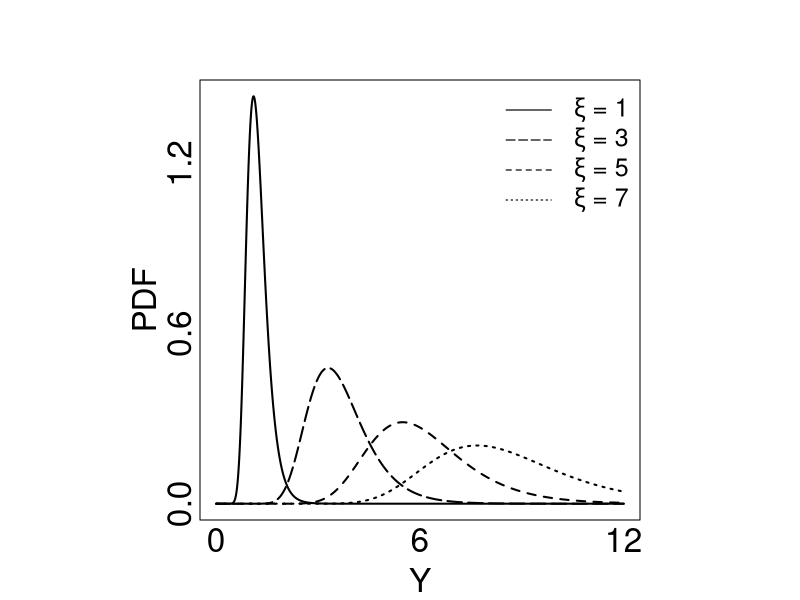
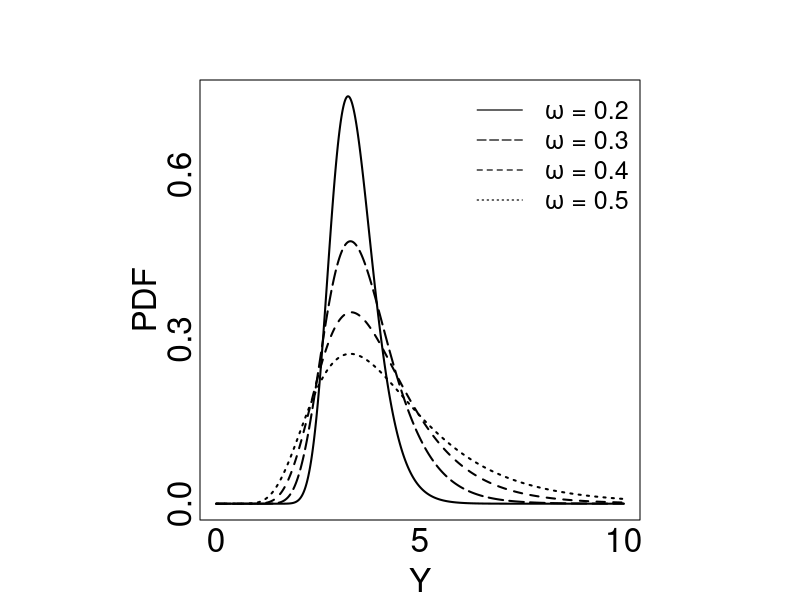
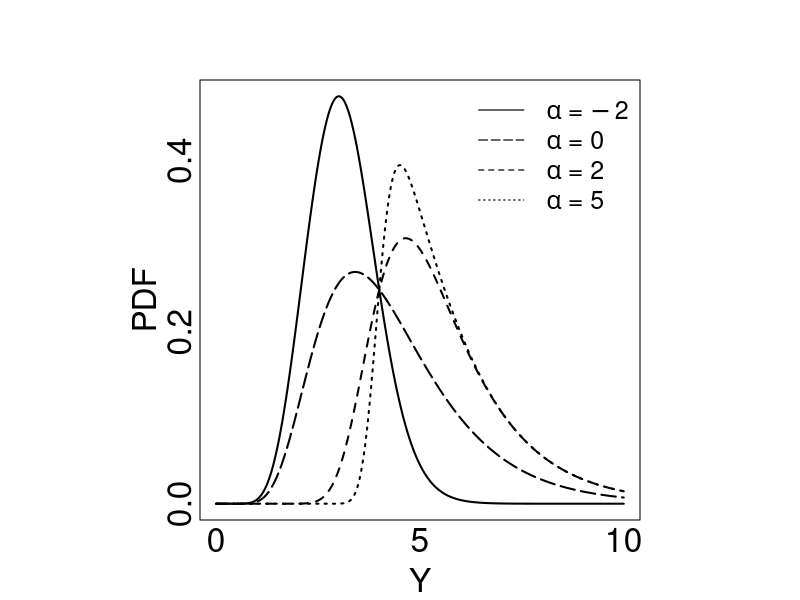

R code for these plots, in order:
#==========================================================
# DESCRIPTION: This file generates the PDF plot of the
# LSN distribution (Figure 1)
#==========================================================

density_lsn <- function(y,xi,omega,alpha,log = FALSE){
  # y: response
  # xi: scale parameter
  # omega: relative dispersion parameter
  # alpha: shape parameter
  if(y > 0){
   pdf_lsn <- (2/(y*omega))*dnorm((log(y/xi))/omega)*pnorm(alpha*(log(y/xi))/omega)
  
  if(log){
    return(log(pdf_lsn))
  }
  return(pdf_lsn)
  }
  else {
    if(log)
      return(-Inf)
    
    return(0)
  }
}
  
  
xi_A1 <- 1
omega_A1 <- 0.3
alpha_A1 <- 1
density_A1 <- Vectorize(function(y){
  density_lsn(y=y,xi=xi_A1,omega=omega_A1,alpha=alpha_A1)
})

xi_A2 <- 3
omega_A2 <- 0.3
alpha_A2 <- 1
density_A2 <- Vectorize(function(y){
  density_lsn(y=y,xi=xi_A2,omega=omega_A2,alpha=alpha_A2)
})

xi_A3 <- 5
omega_A3 <- 0.3
alpha_A3 <- 1
density_A3 <- Vectorize(function(y){
  density_lsn(y=y,xi=xi_A3,omega=omega_A3,alpha=alpha_A3)
})

xi_A4 <- 7
omega_A4 <- 0.3
alpha_A4 <- 1
density_A4 <- Vectorize(function(y){
  density_lsn(y=y,xi=xi_A4,omega=omega_A4,alpha=alpha_A4)
})

#pdf("dens_A_logSN.pdf", height = 5.9, width = 10.6)
par(mfrow=c(1,1),pty="s",mex=0.4)
par(mar=c(10,10,10,5))
lat_A <- seq(0,12,0.01)
plot(lat_A,density_A1(lat_A),type="l",lty = 1,xaxt="n",yaxt="n",main="",xlab="",ylab="",lwd = 2) #"solid"
lines(lat_A,density_A2(lat_A), lty = 5, lwd = 2) #"longdash"
lines(lat_A,density_A3(lat_A), lty = 2,lwd = 2) #"dashed"
lines(lat_A,density_A4(lat_A), lty = 3,lwd = 2) #"dotted"
axis_x_A1 <- seq(from = 0, to = 12, by = 6)
axis_y_A1 <- seq(from = 0, to = 1.2, by = 0.6)
axis(side = 1, at = axis_x_A1,cex.axis=2,line = 1,tick = FALSE)
axis(side = 2, at = axis_y_A1,cex.axis=2,line = -0.4,tick = FALSE)
title(xlab=expression(Y), line=7, cex.lab=2)
title(ylab="PDF", line=5, cex.lab=2)

legend("topright", legend = c(expression(paste(xi, " = ", 1)), expression(paste(xi, " = ", 3)), 
                              expression(paste(xi, " = ", 5)), expression(paste(xi, " = ", 7))), 
       lty = c(1,5,2,3), cex = 1.5,lwd = 1.2,bty="n")

#dev.off()
#dens_a <- recordPlot()

xi_B1 <- 3
omega_B1 <- 0.2
alpha_B1 <- 1
density_B1 <- Vectorize(function(y){
  density_lsn(y=y,xi=xi_B1,omega=omega_B1,alpha=alpha_B1)
})

xi_B2 <- 3
omega_B2 <- 0.3
alpha_B2 <- 1
density_B2 <- Vectorize(function(y){
  density_lsn(y=y,xi=xi_B2,omega=omega_B2,alpha=alpha_B2)
})

xi_B3 <- 3
omega_B3 <- 0.4
alpha_B3 <- 1
density_B3 <- Vectorize(function(y){
  density_lsn(y=y,xi=xi_B3,omega=omega_B3,alpha=alpha_B3)
})

xi_B4 <- 3
omega_B4 <- 0.5
alpha_B4 <- 1
density_B4 <- Vectorize(function(y){
  density_lsn(y=y,xi=xi_B4,omega=omega_B4,alpha=alpha_B4)
})

#pdf("dens_B_logSN.pdf", height = 5.9, width = 10.6)
par(mfrow=c(1,1),pty="s",mex=0.4)
par(mar=c(10,10,10,5))
lat_B <- seq(0,10,0.01)
plot(lat_B,density_B1(lat_B),type="l",lty = 1,xaxt="n",yaxt="n",main="",xlab="",ylab="",lwd = 2) #"solid"
lines(lat_B,density_B2(lat_B), lty = 5, lwd = 2) #"longdash"
lines(lat_B,density_B3(lat_B), lty = 2,lwd = 2) #"dashed"
lines(lat_B,density_B4(lat_B), lty = 3,lwd = 2) #"dotted"
axis_x_B1 <- seq(from = 0, to = 10, by = 5)
axis_y_B1 <- seq(from = 0, to = 0.6, by = 0.3)
axis(side = 1, at = axis_x_B1,cex.axis=2,line = 1,tick = FALSE)
axis(side = 2, at = axis_y_B1,cex.axis=2,line = -0.4,tick = FALSE)
title(xlab=expression(Y), line=7, cex.lab=2)
title(ylab="PDF", line=5, cex.lab=2)

legend("topright", legend = c(expression(paste(omega, " = ", 0.2)), expression(paste(omega, " = ", 0.3)), 
                              expression(paste(omega, " = ", 0.4)), expression(paste(omega, " = ", 0.5))), 
       lty = c(1,5,2,3), cex = 1.5,lwd = 1.2,bty="n")
#dev.off()

xi_C1 <- 4
omega_C1 <- 0.4
alpha_C1 <- -2
density_C1 <- Vectorize(function(y){
  density_lsn(y=y,xi=xi_C1,omega=omega_C1,alpha=alpha_C1)
})

xi_C2 <- 4
omega_C2 <- 0.4
alpha_C2 <- 0
density_C2 <- Vectorize(function(y){
  density_lsn(y=y,xi=xi_C2,omega=omega_C2,alpha=alpha_C2)
})

xi_C3 <- 4
omega_C3 <- 0.4
alpha_C3 <- 2
density_C3 <- Vectorize(function(y){
  density_lsn(y=y,xi=xi_C3,omega=omega_C3,alpha=alpha_C3)
})

xi_C4 <- 4
omega_C4 <- 0.4
alpha_C4 <- 5
density_C4 <- Vectorize(function(y){
  density_lsn(y=y,xi=xi_C4,omega=omega_C4,alpha=alpha_C4)
})

#pdf("dens_C_logSN.pdf", height = 5.9, width = 10.6)
par(mfrow=c(1,1),pty="s",mex=0.4)
par(mar=c(10,10,10,5))
lat_C <- seq(0,10,0.01)
plot(lat_C,density_C1(lat_C),type="l",lty = 1,xaxt="n",yaxt="n",main="",xlab="",ylab="",lwd = 2) #"solid"
lines(lat_C,density_C2(lat_C), lty = 5, lwd = 2) #"longdash"
lines(lat_C,density_C3(lat_C), lty = 2,lwd = 2) #"dashed"
lines(lat_C,density_C4(lat_C), lty = 3,lwd = 2) #"dotted"
axis_x_C1 <- seq(from = 0, to = 10, by = 5)
axis_y_C1 <- seq(from = 0, to = 0.4, by = 0.2)
axis(side = 1, at = axis_x_C1,cex.axis=2,line = 1,tick = FALSE)
axis(side = 2, at = axis_y_C1,cex.axis=2,line = -0.4,tick = FALSE)
title(xlab=expression(Y), line=7, cex.lab=2)
title(ylab="PDF", line=5, cex.lab=2)

legend("topright", legend = c(expression(paste(alpha, " = ", -2)), expression(paste(alpha, " = ", 0)), 
                              expression(paste(alpha, " = ", 2)), expression(paste(alpha, " = ", 5))), 
       lty = c(1,5,2,3), cex = 1.5,lwd = 1.2,bty="n")
#dev.off()